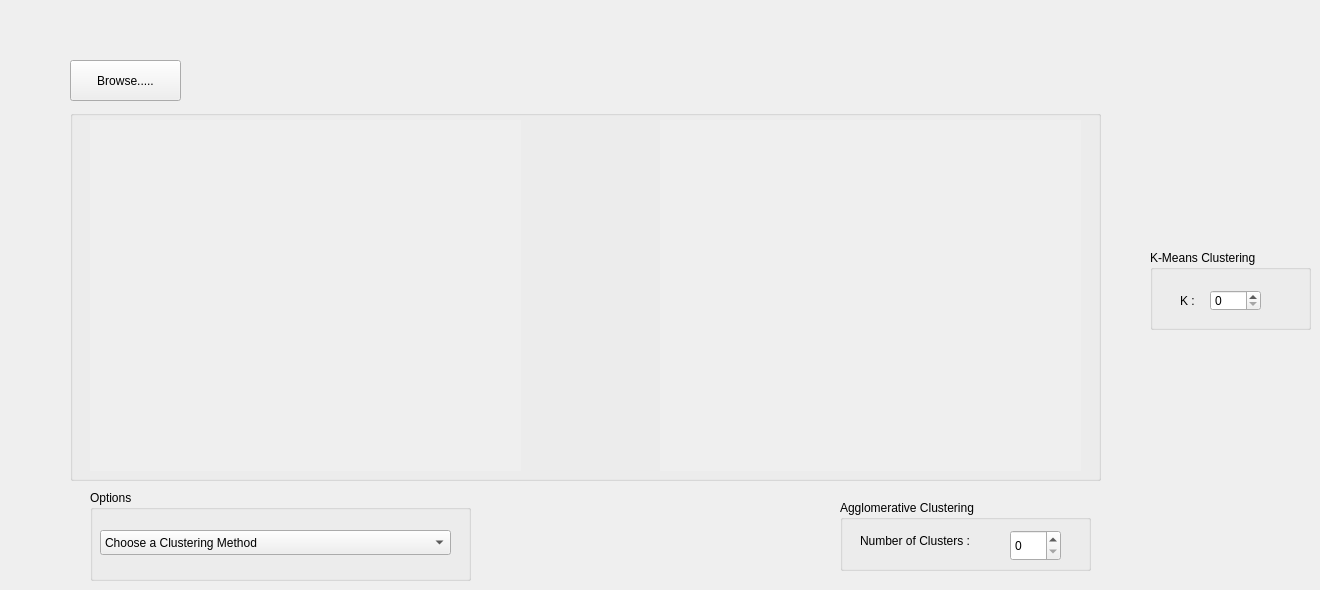
    <widget class="QWidget" name="tab_8">
     <attribute name="title">
      <string>Tab 10</string>
     </attribute>
     <widget class="QGroupBox" name="threshold_box_2">
      <property name="geometry">
       <rect>
        <x>70</x>
        <y>110</y>
        <width>1031</width>
        <height>371</height>
       </rect>
      </property>
      <property name="title">
       <string/>
      </property>
      <widget class="QLabel" name="tab10_img1">
       <property name="geometry">
        <rect>
         <x>20</x>
         <y>10</y>
         <width>431</width>
         <height>351</height>
        </rect>
       </property>
       <property name="mouseTracking">
        <bool>false</bool>
       </property>
       <property name="autoFillBackground">
        <bool>true</bool>
       </property>
       <property name="text">
        <string/>
       </property>
      </widget>
      <widget class="QLabel" name="tab10_img2">
       <property name="geometry">
        <rect>
         <x>590</x>
         <y>10</y>
         <width>421</width>
         <height>351</height>
        </rect>
       </property>
       <property name="autoFillBackground">
        <bool>true</bool>
       </property>
       <property name="text">
        <string/>
       </property>
      </widget>
     </widget>
     <widget class="QPushButton" name="tab10_browse">
      <property name="geometry">
       <rect>
        <x>70</x>
        <y>60</y>
        <width>111</width>
        <height>41</height>
       </rect>
      </property>
      <property name="text">
       <string>Browse.....</string>
      </property>
     </widget>
     <widget class="QGroupBox" name="threshold_options_2">
      <property name="geometry">
       <rect>
        <x>90</x>
        <y>490</y>
        <width>381</width>
        <height>91</height>
       </rect>
      </property>
      <property name="title">
       <string>Options</string>
      </property>
      <widget class="QComboBox" name="cluster_options">
       <property name="geometry">
        <rect>
         <x>10</x>
         <y>40</y>
         <width>351</width>
         <height>25</height>
        </rect>
       </property>
       <item>
        <property name="text">
         <string>Choose a Clustering Method</string>
        </property>
       </item>
       <item>
        <property name="text">
         <string>K-Means Clustering</string>
        </property>
       </item>
       <item>
        <property name="text">
         <string>Mean Shift Clustering</string>
        </property>
       </item>
       <item>
        <property name="text">
         <string>Agglomerative Clustering</string>
        </property>
       </item>
      </widget>
     </widget>
     <widget class="QGroupBox" name="Agg_groupBox">
      <property name="geometry">
       <rect>
        <x>840</x>
        <y>500</y>
        <width>251</width>
        <height>71</height>
       </rect>
      </property>
      <property name="title">
       <string>Agglomerative Clustering</string>
      </property>
      <widget class="QSpinBox" name="agg_Box">
       <property name="geometry">
        <rect>
         <x>170</x>
         <y>30</y>
         <width>51</width>
         <height>31</height>
        </rect>
       </property>
      </widget>
      <widget class="QLabel" name="label_11">
       <property name="geometry">
        <rect>
         <x>20</x>
         <y>20</y>
         <width>141</width>
         <height>41</height>
        </rect>
       </property>
       <property name="text">
        <string>Number of Clusters : </string>
       </property>
      </widget>
     </widget>
     <widget class="QGroupBox" name="KMeans_groupBox">
      <property name="geometry">
       <rect>
        <x>1150</x>
        <y>250</y>
        <width>161</width>
        <height>80</height>
       </rect>
      </property>
      <property name="title">
       <string>K-Means Clustering</string>
      </property>
      <widget class="QSpinBox" name="KMeans_Box">
       <property name="geometry">
        <rect>
         <x>60</x>
         <y>40</y>
         <width>51</width>
         <height>21</height>
        </rect>
       </property>
      </widget>
      <widget class="QLabel" name="label_12">
       <property name="geometry">
        <rect>
         <x>30</x>
         <y>30</y>
         <width>21</width>
         <height>41</height>
        </rect>
       </property>
       <property name="text">
        <string>K :</string>
       </property>
      </widget>
     </widget>
    </widget>
